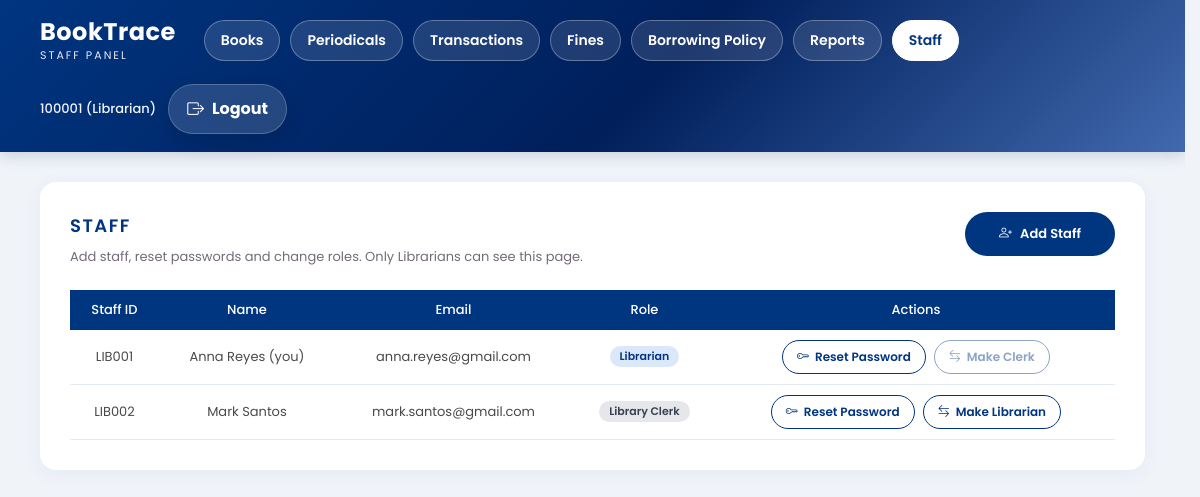
The page /php/staff.php (signed in) on the database its author committed.
### tables this page shows
CREATE TABLE `library_staff` (
  `libstaff_id` varchar(20) NOT NULL,
  `user_id` int(11) NOT NULL,
  `hire_date` date DEFAULT NULL,
  `duty_schedule` varchar(100) DEFAULT NULL,
  `password` varchar(255) NOT NULL,
  `username` varchar(50) DEFAULT NULL,
  `assigned_counter` varchar(50) DEFAULT NULL
);

CREATE TABLE `user` (
  `user_id` int(11) NOT NULL,
  `user_fname` varchar(50) DEFAULT NULL,
  `user_lname` varchar(50) DEFAULT NULL,
  `user_midInit` varchar(50) DEFAULT NULL,
  `birth_date` date NOT NULL,
  `gender` varchar(10) NOT NULL CHECK (`gender` in ('male','female')),
  `email` varchar(100) DEFAULT NULL,
  `user_type` varchar(20) DEFAULT NULL,
  `user_brgy` varchar(100) DEFAULT NULL,
  `user_municipality` varchar(100) DEFAULT NULL,
  `user_province` varchar(100) DEFAULT NULL
);

### php/staff.php (the view, shortened to what this page needs)
<?php
require_once __DIR__ . '/../db.php';
$myUserId = (int) $_SESSION['user_id'];
$staffRows = $pdo->query(
    "SELECT ls.libstaff_id, ls.user_id, CONCAT(u.user_fname, ' ', u.user_lname) AS name, u.email, u.user_type
     FROM library_staff ls JOIN user u ON u.user_id = ls.user_id
     ORDER BY ls.libstaff_id"
)->fetchAll();
?>
<!DOCTYPE html>
<html lang="en">
<head>
    <?php require __DIR__ . '/lib/head.php'; ?>
</head>
<body>
<?php require __DIR__ . '/lib/header.php'; ?>
<main class="page-container">
    <section class="card">
        <div class="panel-head">
            <div>
                <h2 class="page-title">Staff</h2>
                <p class="page-note">Add staff, reset passwords and change roles. Only Librarians can see this page.</p>
            </div>
            <button class="btn-primary" type="button" id="open-add-staff"><i class="bi bi-person-plus"></i> Add Staff</button>
        </div>
        <div class="staff-scroll">
            <table class="mini-table">
                <thead>
                    <tr>
                        <th>Staff ID</th>
                        <th>Name</th>
                        <th>Email</th>
                        <th>Role</th>
                        <th>Actions</th>
                    </tr>
                </thead>
                <tbody>
                    <?php foreach ($staffRows as $row): ?>
                        <?php
                        $isMe = (int) $row['user_id'] === $myUserId;
                        $isLibrarian = $row['user_type'] === 'Librarian';
                        ?>
                        <tr>
                            <td><?php echo htmlspecialchars($row['libstaff_id']); ?></td>
                            <td><?php echo htmlspecialchars($row['name']); ?><?php echo $isMe ? ' (you)' : ''; ?></td>
                            <td><?php echo htmlspecialchars((string) $row['email']); ?></td>
                            <td><span class="role-tag <?php echo $isLibrarian ? 'role-librarian' : 'role-clerk'; ?>"><?php echo htmlspecialchars((string) $row['user_type']); ?></span></td>
                            <td>
                                <div class="staff-actions">
                                    <button class="btn-secondary btn-small js-reset" type="button"
                                            data-staff-id="<?php echo htmlspecialchars($row['libstaff_id']); ?>"
                                            data-name="<?php echo htmlspecialchars($row['name']); ?>">
                                        <i class="bi bi-key"></i> Reset Password
                                    </button>
                                    <form method="POST" action="staff.php">
                                        <button class="btn-secondary btn-small" type="submit"<?php echo $isMe ? ' disabled title="You cannot change your own role"' : ''; ?>>
                                            <i class="bi bi-arrow-left-right"></i> <?php echo $isLibrarian ? 'Make Clerk' : 'Make Librarian'; ?>
                                        </button>
                                    </form>
                                </div>
                            </td>
                        </tr>
                    <?php endforeach; ?>
                </tbody>
            </table>
        </div>
    </section>
</main>
</body>
</html>

### css/header.css (style rules this page uses)
html { background-color: #f0f4f9; scrollbar-gutter: stable; }
.page-container, .dashboard-container, .dashboard-wrapper { animation: page-fade-in 0.2s ease-out; }

### css/transactions.css (style rules this page uses)
body { font-family: 'Poppins', sans-serif; background-color: #f0f4f9; margin: 0; padding: 0; }
.page-container { padding: 30px 40px; max-width: 1600px; margin: 0 auto; }
.card { background: white; border-radius: 16px; padding: 30px; margin-bottom: 30px; box-shadow: 0 4px 20px rgba(0, 53, 128, 0.05); }
.page-title { color: #003580; font-size: 18px; font-weight: 600; letter-spacing: 1.5px; text-transform: uppercase; margin: 0 0 8px; display: flex; align-items: center; gap: 10px; }
.page-note { margin: 0 0 22px; color: #746b79; font-size: 13px; line-height: 1.6; }
.btn-primary { align-self: flex-start; display: inline-flex; align-items: center; justify-content: center; gap: 8px; min-width: 150px; padding: 12px 22px; border: none; border-radius: 30px; background-color: #003580; color: white; cursor: pointer; font-family: 'Poppins', sans-serif; font-size: 13px; font-weight: 600; }
.panel-head { display: flex; justify-content: space-between; align-items: flex-start; gap: 16px; flex-wrap: wrap; }
.panel-head .btn-primary { align-self: flex-start; }
.mini-table { width: 100%; border-collapse: collapse; font-size: 13px; }
.mini-table th { background: #003580; color: white; text-align: center; padding: 10px 12px; font-weight: 500; }
.mini-table td { padding: 10px 12px; border-bottom: 1px solid #e5ebf2; color: #4a4a4a; text-align: center; }
.btn-secondary, .btn-danger { display: inline-flex; align-items: center; justify-content: center; gap: 6px; padding: 10px 18px; border-radius: 30px; cursor: pointer; font-family: 'Poppins', sans-serif; font-size: 13px; font-weight: 600; }
.btn-secondary { border: 1px solid #003580; background: #fff; color: #003580; }

### css/staff.css (style rules this page uses)
.staff-scroll { overflow-x: auto; min-height: 150px; }
.staff-actions { display: flex; align-items: center; justify-content: center; gap: 8px; flex-wrap: wrap; }
.staff-actions form { margin: 0; }
.btn-small { padding: 7px 14px; font-size: 12px; }
.btn-small:disabled { opacity: 0.45; cursor: not-allowed; }
.role-tag { display: inline-block; padding: 2px 10px; border-radius: 999px; font-size: 11px; font-weight: 600; }
.role-librarian { background: #dbe8fa; color: #003580; }
.role-clerk { background: #e5e7eb; color: #374151; }

### rows shown on the page
library_staff: libstaff_id "LIB001", name "Anna Reyes", shows "(you)", user.email "anna.reyes@gmail.com", user.user_type "Librarian", shows "Make Clerk"
library_staff: libstaff_id "LIB002", name "Mark Santos", user.email "mark.santos@gmail.com", user.user_type "Library Clerk", shows "Make Librarian"

### other values the page prints
$label "Books"
$label "Periodicals"
$label "Transactions"
$label "Fines"
$label "Borrowing Policy"
$label "Reports"
$label "Staff"
$_SESSION['user_name'] "100001"
$_SESSION['user_type'] "Librarian"
